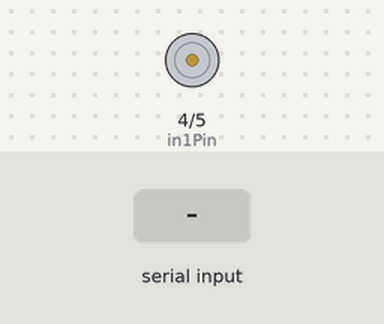
Recording of a sketch running on a simulated Arduino Uno, built with avr-gcc and run on an emulated ATmega328P. Shown: motor-driver pin pairs drawn as motors (green arrow = first pin HIGH = forward, orange = second pin HIGH = backward, longer = more drive, scaled by the enable pin). The test bench sets the inputs (shaded band).

Above: at 1.2 s.
1.3 s: "90,45\n" received over Serial
At 2.5 s:
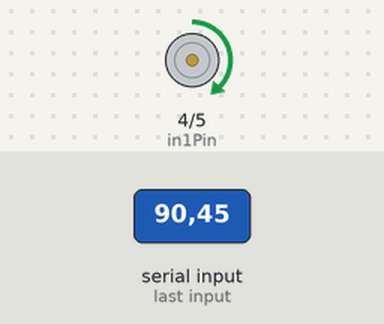
2.8 s: "30,150\n" received over Serial
At 3.9 s:
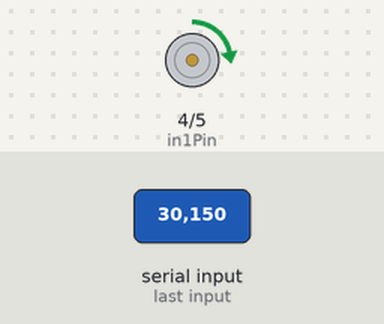
4.3 s: "200\n" received over Serial
At 5.0 s:
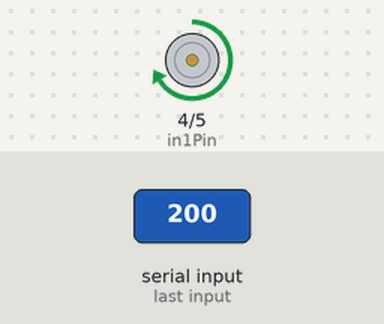
5.8 s: "90\n" received over Serial
At 6.1 s:
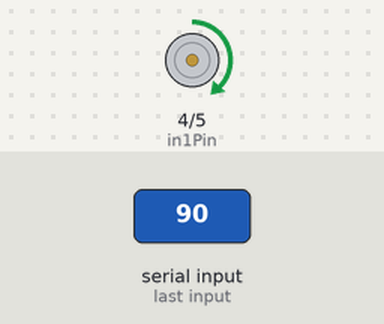
Timing chart, 0 to 8.3 s (numbered marks = the images above; inputs shaded):
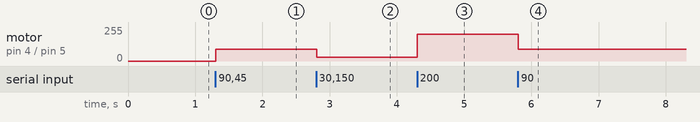

Measured:
- after the input at 1.3 s, motor on pin 4 (in1Pin) / pin 5 (in2Pin): stopped → forward 90/255 at once
- after the input at 2.8 s, motor on pin 4 (in1Pin) / pin 5 (in2Pin): forward 90/255 → forward 30/255 at once
- after the input at 4.3 s, motor on pin 4 (in1Pin) / pin 5 (in2Pin): forward 30/255 → forward 200/255 at once
- after the input at 5.8 s, motor on pin 4 (in1Pin) / pin 5 (in2Pin): forward 200/255 → forward 90/255 at once

The sketch:

PuenteH.ino
```cpp
/*
  Ejemplo de control de un motor DC usando modulo L298

  Este programa permite controlar un motor de corriente directa mediante un puente H,
  utilizando un valor ingresado por el usuario desde el Monitor Serial para ajustar la velocidad y
  dirección del motor. El motor continuará girando de forma indefinida con el último valor ingresado
  hasta que se reciba un nuevo valor en el Monitor Serial. Los valores aceptados
  van desde -255 (giro inverso a máxima velocidad) hasta 255 (giro hacia adelante
  a máxima velocidad), con 0 deteniendo el motor.

  Creado 19/Agosto/2024
  por Maximiliano De La Cruz Lima y Eduardo Chavez Martín
 */

const int in1Pin = 4;
const int in2Pin = 5;
const int enaPin = 6;
int lastSpeed = 0, motorSpeed = 0;

void setup() {
  pinMode(in1Pin, OUTPUT);
  pinMode(in2Pin, OUTPUT);
  pinMode(enaPin, OUTPUT);
  Serial.begin(9600);
}

void loop() {

  // Revisar que si se estén ingresando nuevos valores en el monitor serial
  if (Serial.available() > 0) {

    // Leer la entrada del monitor serial cuando realmente se esté escribiendo un nuevo valor
    String input = Serial.readStringUntil('\n');

    // Convertir el valor leído como una cadena de caracteres a un valor numérico
    motorSpeed = input.toInt();

    // Verificar si el valor para la velocidad ha cambiado, de no ser así mantener el mismo
    if(motorSpeed != lastSpeed){
          lastSpeed = motorSpeed;
        }

    // Mantener los valores dentro del rango de representación de 8 bits ([255, -255])
    if (lastSpeed > 255) lastSpeed = 255;   // En caso de tener un valor mayor a 255
    if (lastSpeed < -255) lastSpeed = -255; // En caso de tener un valor menor a -255

    // Dirección de giro de la cruz hacia la derecha en caso de ser un valor positivo (sentido anti-horario)
    if (lastSpeed > 0) {
      digitalWrite(in1Pin, HIGH);
      digitalWrite(in2Pin, LOW);
      analogWrite(enaPin, lastSpeed);
    }
    // Dirección de giro hacia la izquierda en caso de ser un valor negativo (sentido horario)
    if (lastSpeed < 0) {
      digitalWrite(in1Pin, LOW);
      digitalWrite(in2Pin, HIGH);
      analogWrite(enaPin, -lastSpeed);
    }

    // Motor detenido en caso de ser un valor igual a 0
    if (lastSpeed == 0) {
      digitalWrite(in1Pin, LOW);
      digitalWrite(in2Pin, LOW);
      analogWrite(enaPin, 0);
    }

  }
}
```
